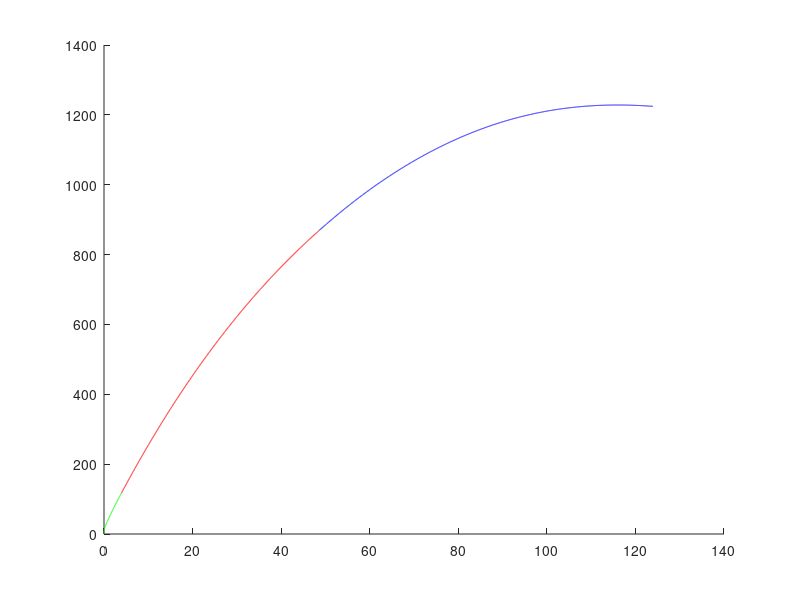

MATLAB code for this plot:
% ALV-2 Trajectory Simulation 
% Created by Sholto Forbes 27/1/16
clear all

% Atmosphere Data (1976 NASA Model)
atmosphere = dlmread('atmosphere.txt');


% AeroCoefficients
% PLACEHOLDERS, DO NOT CHANGE BETWEEN STAGES

AeroCoeffs = dlmread('AeroCoeffs.txt');
AeroCoeffs = [[0 0];AeroCoeffs];
A1 = 4; % Reference Area (ARBITRARY PLACEHOLDER) (m^2)

% Thrust Libraries
% Altitude(km)  Pressure(atm)  Effective Exhaust Velocity(m/s)
% Specific impulse(s)  Thrust Coefficient  Thrust(kN)
FirstStageThrust = dlmread('FirstStageThrust.txt');
SecondStageThrust = dlmread('SecondStageThrust.txt');
ThirdStageThrust = dlmread('ThirdStageThrust.txt');


% no. First Stage Modules
N = 4;

% Define First Stage Characteristics For 1 Module

mP1 = 1600; % First Stage Propellant Loading (Total) (kg)
PCR1 = 16.39; % First Stage Propellant Consumption Rate (Total) (kg/s)
mB1 = 480; % First Stage Burnout Mass (kg)
mAF = 70; % Aero Fuel (kg)
mL = 410; % Landing Mass (kg)

% Define Launch System Characteristics Which are Dependent on no. of First Stage Modules
if N == 4
    mPayload = 18; % Payload Mass (kg)
    mCF = 7; % Container and Fairing Mass (kg)
    mP2 = 930; % Second Stage Propellant Loading (Total) (kg)
    PCR2 = 3.952; % Second Stage Propellant Consumption Rate (Total) (kg/s)
    mB2 = 228; % Second Stage Burnout Mass (kg)
    mP3 = 145; % Third Stage Propellant Loading (Total) (kg)
    PCR3 = 0.4744; % Third Stage Propellant Consumption Rate (Total) (kg/s)
    mB3 = 40; % Third Stage Burnout Mass (kg)
elseif N == 3
    mPayload = 14.5;
    mCF = 5.8;
    mP2 = 700;
    PCR2 = 2.964;
    mB2 = 171;
    mP3 = 109;
    PCR3 = 0.2372;
    mB3 = 30;
elseif N == 2
    mPayload = 7.5;
    mCF = 4.5;
    mP2 = 455;
    PCR2 = 1.976;
    mB2 = 112;
    mP3 = 71;
    PCR3 = 0.2372;
    mB3 = 20;
elseif N == 1
    mPayload = 2;
    mCF = 3;
    mP2 = 235;
    PCR2 = 0.988;
    mB2 = 57;
    mP3 = 38;
    PCR3 = 0.2372;
    mB3 = 12;
end


% Set Conditions
r = 6371000; % radius of Earth (m)

dt = 0.1; % Timestep (s)


% Initialise Arrays
beta(1) = deg2rad(90); % Tangential Angle Array (rad)
betadot(1) = 0; % Tangential Anglular Velocity Array (rad/s)
H(1) = 0; % Horizontal Coordinates (m)
V(1) = 0; % Vertical Coordinates (m)
m(1) = (mP1 + + mAF + mL)*N  + mPayload + mCF + mP2 + mB2+ mP3 + mB3; % Mass Array (kg)
t(1) = 0; % Time Array (s)
v_V(1) = 0; % Vertical Velocity Array (m/s)
v_H(1) = 0; % Horizontal Velocity Array (m/s)
v_a = interp1(atmosphere(:,1),atmosphere(:,5),V(1)); % Speed of Sound
M(1) = sqrt(v_H(1)^2+v_V(1)^2)/v_a; % Mach no Array
Cd(1) = interp1(AeroCoeffs(:,1),AeroCoeffs(:,2),M(1)); % Drag Coefficient Array (N);
D(1) = 0.5* Cd * (v_H(1)^2+v_V(1)^2) * A1 * interp1(atmosphere(:,1),atmosphere(:,4),V(1));
T(1) = interp1(FirstStageThrust(:,1),FirstStageThrust(:,6),0)*N*3; % Thrust Array (kN) (3 Engines on Each ALV-2 First Stage Module)
a_V(1) = (T(1)*10^3-D(1))/m(1)*sin(beta(1)) - 9.81; % Vertical Acceleration Array (m/s^2)
a_H(1) = (T(1)*10^3-D(1))/m(1)*cos(beta(1)); % Horizontal Acceleration Array (m/s^2)



%==========================================================================
%----------------------- First Stage Simulation ---------------------------
%==========================================================================

% Utilising a Gravity Turn Manoeuvre 
% Cartesian Coordinates

mParray1(1) = mP1*N; % Initialise Propellant Mass Array (kg)

i = 1; % Temporary Iteration Counter

pitchover = 'no';

t_pitch = 20; % pitchover time

while mParray1(i) > 0
% Increment Vehicle Parameters
    
mParray1(i+1) = mParray1(i) - PCR1*N*dt; 

m(i+1) = m(i) - PCR1*N*dt;

H(i+1) = H(i) + v_H(i)*dt;

V(i+1) = V(i) + v_V(i)*dt; 

v_H(i+1) = v_H(i) + a_H(i)*dt;

v_V(i+1) = v_V(i) + a_V(i)*dt;


if V(i+1) < 48000
T(i+1) = interp1(FirstStageThrust(:,1),FirstStageThrust(:,6),V(i+1)/1000) * N*6; % THIS IS MULTIPLIED BY 2
else
T(i+1) = interp1(FirstStageThrust(:,1),FirstStageThrust(:,6),48000/1000) * N*6;
end

if V(i+1) < 85000
v_a = interp1(atmosphere(:,1),atmosphere(:,5),V(i+1));
else
v_a = interp1(atmosphere(:,1),atmosphere(:,5),85000);
end

M(i+1) = sqrt(v_H(i+1)^2+v_V(i+1)^2)/v_a;

Cd(i+1) = interp1(AeroCoeffs(:,1),AeroCoeffs(:,2),M(i+1)); 

if V(i+1) < 85000
D(i+1) = 0.5 * Cd(i+1) * (v_H(i+1)^2+v_V(i+1)^2) * A1 * interp1(atmosphere(:,1),atmosphere(:,4),V(i+1));
else
D(i+1) = 0;
end

% Gravity Turn
if t(i) < t_pitch
beta(i+1) = deg2rad(90);
elseif t(i) >= t_pitch && strcmp(pitchover,'yes') == 0 % Pitchover Time (Arbitrary Currently)
beta(i+1) = deg2rad(89); % Pitchover Angle (assumed to be instantaneous)
pitchover = 'yes';
elseif t(i) >= t_pitch && strcmp(pitchover,'yes') == 1
beta(i+1) = beta(i) - 9.81/sqrt(v_H(i+1)^2+v_V(i+1)^2)*sin(deg2rad(90) - beta(i))*dt; % Gravity Turn Initiated  % NO EARTH CURVATURE INCLUDED YET
end

a_V(i+1) = (T(i+1)*10^3-D(i+1))/m(i+1)*sin(beta(i+1)) - 6.674e-11.*5.97e24./(V(i+1) + 6371e3).^2 + v_H(i+1).^2./(V(i+1) + 6371e3); 
a_H(i+1) = (T(i+1)*10^3-D(i+1))/m(i+1)*cos(beta(i+1));

t(i+1) = t(i) + dt;

i = i+1;
end
temp_1 = i;


%==========================================================================
%----------------------- Second + Third Stage Gravity Turn Simulation ---------------------------
%==========================================================================

m20 = mPayload + mCF + mP2 + mB2+ mP3 + mB3;

mParray2(i) = mP2;

while mParray2(i) > 0
% Increment Vehicle Parameters
    
mParray2(i+1) = mParray2(i) - PCR2*dt; 

m(i+1) = m(i) - PCR2*dt;

H(i+1) = H(i) + v_H(i)*dt;

V(i+1) = V(i) + v_V(i)*dt; 

v_H(i+1) = v_H(i) + a_H(i)*dt;

v_V(i+1) = v_V(i) + a_V(i)*dt;

if V(i+1) < 48000
T(i+1) = interp1(SecondStageThrust(:,1),SecondStageThrust(:,6),V(i+1)/1000)*4;
else
T(i+1) = interp1(SecondStageThrust(:,1),SecondStageThrust(:,6),48000/1000)*4  ;
end

if V(i+1) < 85000
v_a = interp1(atmosphere(:,1),atmosphere(:,5),V(i+1));
else
v_a = interp1(atmosphere(:,1),atmosphere(:,5),85000);
end


M(i+1) = sqrt(v_H(i+1)^2+v_V(i+1)^2)/v_a;

Cd(i+1) = interp1(AeroCoeffs(:,1),AeroCoeffs(:,2),M(i+1)); 

if V(i+1) < 85000
D(i+1) = 0.5 * Cd(i+1) * (v_H(i+1)^2+v_V(i+1)^2) * A1 * interp1(atmosphere(:,1),atmosphere(:,4),V(i+1));
else
D(i+1) = 0;
end



% Gravity Turn
if t(i) < t_pitch
beta(i+1) = deg2rad(90);
elseif t(i) >= t_pitch && strcmp(pitchover,'yes') == 0 % Pitchover Time (Arbitrary Currently)
beta(i+1) = deg2rad(89); % Pitchover Angle (assumed to be instantaneous)
pitchover = 'yes';
elseif t(i) >= t_pitch && strcmp(pitchover,'yes') == 1
beta(i+1) = beta(i) - 9.81/sqrt(v_H(i+1)^2+v_V(i+1)^2)*sin(deg2rad(90) - beta(i))*dt; % Gravity Turn Initiated  % NO EARTH CURVATURE INCLUDED YET
end

a_V(i+1) = (T(i+1)*10^3-D(i+1))/m(i+1)*sin(beta(i+1)) - 9.81; 
a_H(i+1) = (T(i+1)*10^3-D(i+1))/m(i+1)*cos(beta(i+1));

t(i+1) = t(i) + dt;

i = i+1;
end
temp_2 = i;


m30 = mPayload + mCF + mP3 + mB3;

mParray3(i) = mP3;

A3 = 1; 

while mParray3(i) > 0
% Increment Vehicle Parameters
    
mParray3(i+1) = mParray3(i) - PCR3*dt; 

m(i+1) = m(i) - PCR3*dt;

H(i+1) = H(i) + v_H(i)*dt;

V(i+1) = V(i) + v_V(i)*dt; 

v_H(i+1) = v_H(i) + a_H(i)*dt;

v_V(i+1) = v_V(i) + a_V(i)*dt;

if V(i+1) < 48000
T(i+1) = interp1(ThirdStageThrust(:,1),ThirdStageThrust(:,6),V(i+1)/1000)*2;
else
T(i+1) = interp1(ThirdStageThrust(:,1),ThirdStageThrust(:,6),48000/1000)*2  ;
end

if V(i+1) < 85000
v_a = interp1(atmosphere(:,1),atmosphere(:,5),V(i+1));
else
v_a = interp1(atmosphere(:,1),atmosphere(:,5),85000);
end


M(i+1) = sqrt(v_H(i+1)^2+v_V(i+1)^2)/v_a;

Cd(i+1) = interp1(AeroCoeffs(:,1),AeroCoeffs(:,2),M(i+1)); 

if V(i+1) < 85000
D(i+1) = 0.5 * Cd(i+1) * (v_H(i+1)^2+v_V(i+1)^2) * A3 * interp1(atmosphere(:,1),atmosphere(:,4),V(i+1));
else
D(i+1) = 0;
end


% Gravity Turn
if t(i) < t_pitch 
beta(i+1) = deg2rad(90);
elseif t(i) >= t_pitch && strcmp(pitchover,'yes') == 0 % Pitchover Time (Arbitrary Currently)
beta(i+1) = deg2rad(89); % Pitchover Angle (assumed to be instantaneous)
pitchover = 'yes';
elseif t(i) >= t_pitch && strcmp(pitchover,'yes') == 1
beta(i+1) = beta(i) - 9.81/sqrt(v_H(i+1)^2+v_V(i+1)^2)*sin(deg2rad(90) - beta(i))*dt; % Gravity Turn Initiated  % NO EARTH CURVATURE INCLUDED YET
end

a_V(i+1) = (T(i+1)*10^3-D(i+1))/m(i+1)*sin(beta(i+1)) - 9.81; 
a_H(i+1) = (T(i+1)*10^3-D(i+1))/m(i+1)*cos(beta(i+1));

t(i+1) = t(i) + dt;

i = i+1;
end
temp_3 = i;

figure(1);
hold on
plot(H(1:temp_1)/1000,V(1:temp_1)/1000,'color','g')
plot(H(temp_1:temp_2)/1000,V(temp_1:temp_2)/1000,'color','r')
plot(H(temp_2:temp_3)/1000,V(temp_2:temp_3)/1000,'color','b')


% %==========================================================================
% %----------------------- Second + Third Stage Tangential Steering Simulation ---------------------------
% %==========================================================================
% 
% global CONSTANTS
% CONSTANTS.PCR2 = PCR2;
% CONSTANTS.PCR3 = PCR3;
% 
% % Utilising DIDO to Solve a Linear Tangent Steering Problem
% 
% 
% % bound the time intervals
% %-------------------------
% 
% t0 = 0;   tfMax = 1000;  % Maximum Time Interval
% 
% bounds.lower.time = [0 0 0];           
% bounds.upper.time = [0 tfMax/2 tfMax];  
% 
% 
% % Set Initial Conditions
% 
% V0 = V(end);        H0 = 0;     v_V0 = v_V(end);     v_H0 = v_H(end);    m20 = mPayload + mCF + mP2 + mB2+ mP3 + mB3;     % Initial Conditions
% 
% m30 = mPayload + mCF + mP3 + mB3;  m3f = mPayload + mCF + mB3;
% 
% %Limiting Conditions and Boundary Constraints
% Vf = 400e03; %Reference Trajectory Altitude (m)
% Hf = 600e03; % Maximum Horizontal Distance (m) (arbitrary)
% v_max =  7.67e03; % Maximum Velocity (m/s) (Orbital Velocity)    
% m2f = mPayload + mB2 + mCF + mP3 + mB3; % Minimum Mass (kg)
% 
% 
% 
% % Set Boundary Conditions and Limits
% bounds.lower.states = [0.9*V0; H0; -500; 0.9*v_H0; m3f];
% bounds.upper.states = [ 1.1*Vf;  Hf; v_max; v_max; m20];
% 
% bounds.lower.controls = 0.;
% bounds.upper.controls = beta(end); % Maximum Angle 
% 
% bounds.lower.events = [V0; H0; v_V0; v_H0; m20; Vf; 0; m20 - m2f; m30; 0; 0; 0; 0];	
% bounds.upper.events = bounds.lower.events;
% 
% SecondStage.bounds = bounds;
% 
% % No. Nodes To Use
% algorithm.nodes = [31 31];
% 
% CONSTANTS.nodes = algorithm.nodes;
% 
% % Knots Guesses
% algorithm.knots.locations    = [t0  50 100];
% 
% % %%Define Guess
% guess.states(1,:) = [V0,200e03, 400e03];
% guess.states(2,:) = [H0,50e03,  100e03];
% guess.states(3,:) = [v_V0,v_V0/2,  0];
% guess.states(4,:) = [v_H0,v_H0+500,  v_H0+1000];
% guess.states(5,:) = [m20,(m20+m2f)/2,  m2f];
% guess.controls    = [beta(end),beta(end)/2, 0];
% guess.time        = [t0,50, 100];
% 
% algorithm.guess = guess;
% % =======================================================================
% %  Tell DIDO that all your events are 'hard'; this is a redundant statement 
% %========================================================================
% algorithm.knots.definitions  = {'hard','hard','hard'};
% %==========================================================================
% 
% 
% % Define Subroutine Files
% SecondStage.cost      = 'SecondStageCost';
% SecondStage.dynamics  = 'SecondStageDynamics';
% SecondStage.events    = 'SecondStageEvents';
% 
% % Initialise DIDO
% [cost, primal, dual] = dido(SecondStage, algorithm);
% 
% % Plotting ================================================================
% 
% V2 = primal.states(1,:);   
% H2 = primal.states(2,:);
% v_V2 = primal.states(3,:);
% v_H2 = primal.states(4,:);     
% m2 = primal.states(5,:); 
% t2 =  primal.nodes;
% 
% beta2 = primal.controls;
% 
% figure(2)
% subplot(5,1,1)
% plot(H2,V2);
% 
% subplot(5,1,2)
% plot(t2,v_V2);
% 
% subplot(5,1,3)
% plot(t2,v_H2);
% 
% subplot(5,1,4)
% plot(t2,m2);
% 
% subplot(5,1,5)
% plot(t2,beta2);

% % figure(3)
% % subplot(2,5,[1,5]);
% % 
% % line(t2, dual.dynamics(1,:),'Color','k', 'LineStyle','-');
% % line(t2, dual.dynamics(2,:),'Color','k', 'LineStyle','--');
% % line(t2, dual.dynamics(3,:),'Color','k', 'LineStyle','-.');
% % line(t2, dual.dynamics(4,:),'Color','k', 'LineStyle',':');
% % title('costates')
% % xlabel('time');
% % ylabel('Costates');
% % % axis([0,t2(end),-1,1])
% % legend('\lambda_1', '\lambda_2', '\lambda_3', '\lambda_4');
% % 
% % subplot(2,5,[6,10])
% % Hamiltonian = dual.Hamiltonian(1,:);
% % plot(t2,Hamiltonian,'Color','k');
% % % axis([0,t2(end),-1,1])
% % title('Hamiltonian')

